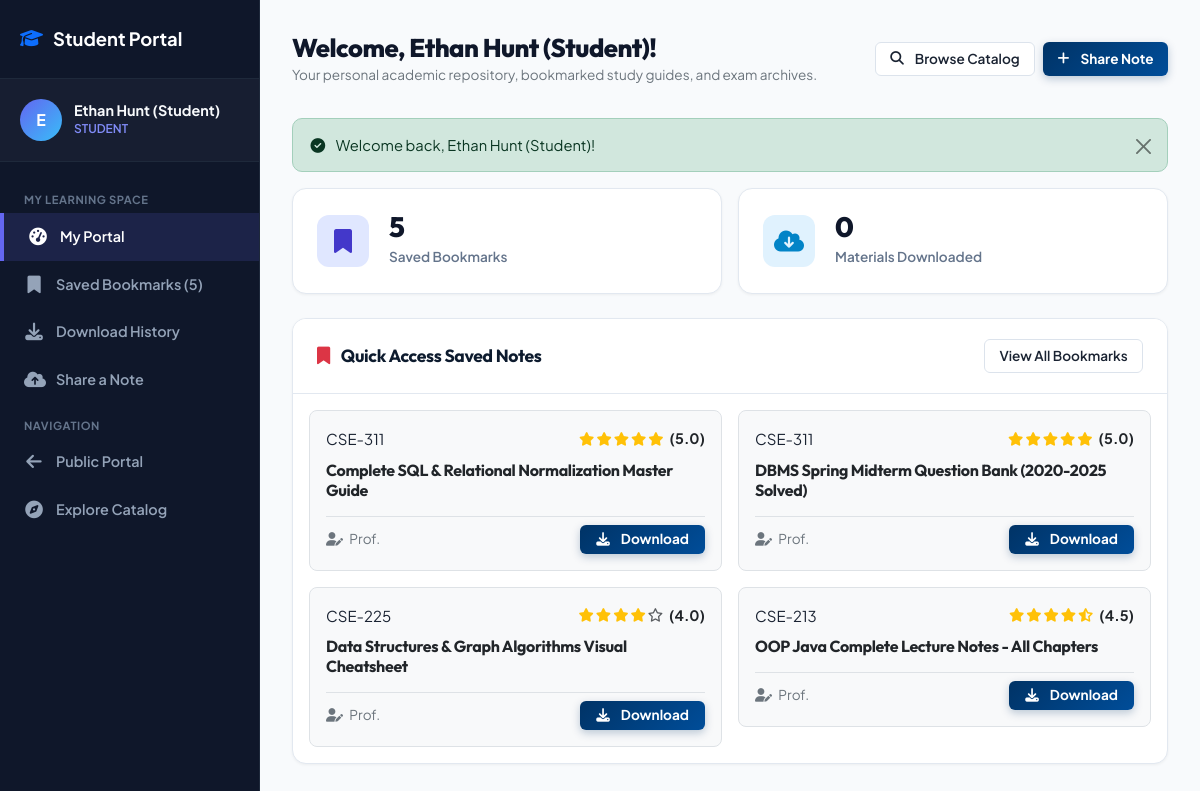
Page /student/index.php (signed in) on the committed database.
### tables this page shows
CREATE TABLE `resources` (
    `resource_id` INT AUTO_INCREMENT PRIMARY KEY,
    `title` VARCHAR(255) NOT NULL,
    `description` TEXT,
    `course_id` INT NOT NULL,
    `category_id` INT NOT NULL,
    `uploaded_by` INT NOT NULL,
    `file_path` VARCHAR(255) NOT NULL,
    `file_name` VARCHAR(255) NOT NULL,
    `file_size` BIGINT UNSIGNED DEFAULT 0,  
    `file_type` VARCHAR(50) NOT NULL,       
    `download_count` INT UNSIGNED DEFAULT 0,
    `view_count` INT UNSIGNED DEFAULT 0,
    `avg_rating` DECIMAL(3,2) DEFAULT 0.00,
    `rating_count` INT UNSIGNED DEFAULT 0,
    `status` ENUM('pending', 'approved', 'rejected') DEFAULT 'approved',
    `moderated_by` INT NULL,
    `moderation_notes` TEXT NULL,
    `created_at` TIMESTAMP DEFAULT CURRENT_TIMESTAMP,
    `updated_at` TIMESTAMP DEFAULT CURRENT_TIMESTAMP ON UPDATE CURRENT_TIMESTAMP,
    INDEX `idx_resources_course` (`course_id`),
    INDEX `idx_resources_category` (`category_id`),
    INDEX `idx_resources_status` (`status`),
    CONSTRAINT `fk_resources_course` FOREIGN KEY (`course_id`) REFERENCES `courses` (`course_id`) ON UPDATE CASCADE ON DELETE CASCADE,
    CONSTRAINT `fk_resources_category` FOREIGN KEY (`category_id`) REFERENCES `categories` (`category_id`) ON UPDATE CASCADE ON DELETE RESTRICT,
    CONSTRAINT `fk_resources_user` FOREIGN KEY (`uploaded_by`) REFERENCES `users` (`user_id`) ON UPDATE CASCADE ON DELETE CASCADE,
    CONSTRAINT `fk_resources_moderator` FOREIGN KEY (`moderated_by`) REFERENCES `users` (`user_id`) ON UPDATE CASCADE ON DELETE SET NULL
);

CREATE TABLE `courses` (
    `course_id` INT AUTO_INCREMENT PRIMARY KEY,
    `dept_id` INT NOT NULL,
    `semester_id` INT NOT NULL,
    `course_code` VARCHAR(30) NOT NULL UNIQUE,
    `course_title` VARCHAR(200) NOT NULL,
    `credit_hours` DECIMAL(3,1) DEFAULT 3.0,
    `syllabus_summary` TEXT NULL,
    `created_at` TIMESTAMP DEFAULT CURRENT_TIMESTAMP,
    CONSTRAINT `fk_courses_dept` FOREIGN KEY (`dept_id`) REFERENCES `departments` (`dept_id`) ON UPDATE CASCADE ON DELETE CASCADE,
    CONSTRAINT `fk_courses_semester` FOREIGN KEY (`semester_id`) REFERENCES `semesters` (`semester_id`) ON UPDATE CASCADE ON DELETE CASCADE
);

CREATE TABLE `users` (
    `user_id` INT AUTO_INCREMENT PRIMARY KEY,
    `role_id` INT NOT NULL,
    `dept_id` INT NULL,
    `full_name` VARCHAR(120) NOT NULL,
    `email` VARCHAR(150) NOT NULL UNIQUE,
    `password_hash` VARCHAR(255) NOT NULL,
    `reset_token` VARCHAR(64) NULL UNIQUE,
    `reset_token_expires_at` TIMESTAMP NULL,
    `academic_id` VARCHAR(50) NULL,  
    `phone` VARCHAR(30) NULL,
    `bio` TEXT NULL,
    `avatar` VARCHAR(255) DEFAULT 'default_avatar.png',
    `status` ENUM('active', 'inactive', 'suspended') DEFAULT 'active',
    `created_at` TIMESTAMP DEFAULT CURRENT_TIMESTAMP,
    `updated_at` TIMESTAMP DEFAULT CURRENT_TIMESTAMP ON UPDATE CURRENT_TIMESTAMP,
    CONSTRAINT `fk_users_role` FOREIGN KEY (`role_id`) REFERENCES `roles` (`role_id`) ON UPDATE CASCADE ON DELETE RESTRICT,
    CONSTRAINT `fk_users_dept` FOREIGN KEY (`dept_id`) REFERENCES `departments` (`dept_id`) ON UPDATE CASCADE ON DELETE SET NULL
);

### includes/auth_middleware.php (called while the page is built, shortened)
<?php
function isLoggedIn() {
    return isset($_SESSION['user_id']) && !empty($_SESSION['user_id']);
}
function getCurrentUser() {
    return [
        'id' => $_SESSION['user_id'],
        'name' => $_SESSION['full_name'] ?? 'User',
        'email' => $_SESSION['email'] ?? '',
        'role_id' => $_SESSION['role_id'] ?? 4,
        'role_name' => $_SESSION['role_name'] ?? 'student',
        'dept_id' => $_SESSION['dept_id'] ?? null,
        'avatar' => $_SESSION['avatar'] ?? 'default_avatar.png'
    ];
}

### student/index.php (the view, shortened to what this page needs)
<?php
require_once __DIR__ . '/../includes/header.php';
require_once __DIR__ . '/../includes/auth_middleware.php';
$pdo = Database::getConnection();
$userId = $currentUser['id'];
$bmCount = $pdo->prepare("SELECT COUNT(*) FROM `bookmarks` WHERE `user_id` = ?");
$bmCount->execute([$userId]);
$totalBookmarks = $bmCount->fetchColumn();
$dlCount = $pdo->prepare("SELECT COUNT(*) FROM `download_logs` WHERE `user_id` = ?");
$dlCount->execute([$userId]);
$totalDownloads = $dlCount->fetchColumn();
$bookmarks = $pdo->prepare("SELECT r.*, c.course_code, d.dept_code, cat.name AS category_name, u.full_name AS author_name
                            FROM `bookmarks` bm
                            JOIN `resources` r ON bm.resource_id = r.resource_id
                            JOIN `courses` c ON r.course_id = c.course_id
                            JOIN `departments` d ON c.dept_id = d.dept_id
                            JOIN `categories` cat ON r.category_id = cat.category_id
                            JOIN `users` u ON r.uploaded_by = u.user_id
                            WHERE bm.user_id = ?
                            ORDER BY bm.created_at DESC LIMIT 4");
$bookmarks->execute([$userId]);
$savedNotes = $bookmarks->fetchAll();
?>
<div class="dashboard-wrapper">
    <aside class="sidebar">
        <div class="sidebar-header">
            <a href="<?= BASE_URL ?>/student/index.php" class="sidebar-brand"><i class="fa-solid fa-graduation-cap text-primary"></i> Student Portal</a>
        </div>
        <div class="sidebar-user">
            <div class="user-avatar-circle"><?= strtoupper(substr($currentUser['name'], 0, 1)) ?></div>
            <div class="user-info-text">
                <div class="user-name"><?= htmlspecialchars($currentUser['name']) ?></div>
                <div class="user-role">Student</div>
            </div>
        </div>
        <ul class="sidebar-nav">
            <li class="sidebar-heading">My Learning Space</li>
            <li><a href="<?= BASE_URL ?>/student/index.php" class="sidebar-link active"><i class="fa-solid fa-gauge-high"></i> My Portal</a></li>
            <li><a href="<?= BASE_URL ?>/student/bookmarks.php" class="sidebar-link"><i class="fa-solid fa-bookmark"></i> Saved Bookmarks (<?= $totalBookmarks ?>)</a></li>
            <li><a href="<?= BASE_URL ?>/student/my_downloads.php" class="sidebar-link"><i class="fa-solid fa-download"></i> Download History</a></li>
            <li><a href="<?= BASE_URL ?>/faculty/upload.php" class="sidebar-link"><i class="fa-solid fa-cloud-arrow-up"></i> Share a Note</a></li>
            <li class="sidebar-heading">Navigation</li>
            <li><a href="<?= BASE_URL ?>/index.php" class="sidebar-link"><i class="fa-solid fa-arrow-left"></i> Public Portal</a></li>
            <li><a href="<?= BASE_URL ?>/explore.php" class="sidebar-link"><i class="fa-solid fa-compass"></i> Explore Catalog</a></li>
        </ul>
    </aside>
    <main class="dashboard-content">
        <div class="dashboard-header">
            <div>
                <h1 class="dashboard-title">Welcome, <?= htmlspecialchars($currentUser['name']) ?>!</h1>
                <p class="text-secondary small mb-0">Your personal academic repository, bookmarked study guides, and exam archives.</p>
            </div>
            <div class="d-flex gap-2">
                <a href="<?= BASE_URL ?>/explore.php" class="btn btn-outline-custom btn-sm">
                    <i class="fa-solid fa-magnifying-glass me-1"></i> Browse Catalog
                </a>
                <a href="<?= BASE_URL ?>/faculty/upload.php" class="btn btn-primary-custom btn-sm">
                    <i class="fa-solid fa-plus me-1"></i> Share Note
                </a>
            </div>
        </div>
        <?php displayFlash(); ?>
        <div class="row g-3 mb-4">
            <div class="col-md-6">
                <div class="stat-card">
                    <div class="stat-icon primary"><i class="fa-solid fa-bookmark"></i></div>
                    <div class="stat-info">
                        <div class="stat-value"><?= number_format($totalBookmarks) ?></div>
                        <div class="stat-label">Saved Bookmarks</div>
                    </div>
                </div>
            </div>
            <div class="col-md-6">
                <div class="stat-card">
                    <div class="stat-icon info"><i class="fa-solid fa-cloud-arrow-down"></i></div>
                    <div class="stat-info">
                        <div class="stat-value"><?= number_format($totalDownloads) ?></div>
                        <div class="stat-label">Materials Downloaded</div>
                    </div>
                </div>
            </div>
        </div>
        <div class="data-card">
            <div class="data-card-header">
                <h5><i class="fa-solid fa-bookmark text-danger me-2"></i> Quick Access Saved Notes</h5>
                <a href="<?= BASE_URL ?>/student/bookmarks.php" class="btn btn-outline-custom btn-sm">View All Bookmarks</a>
            </div>
            <div class="p-3">
                <?php if (empty($savedNotes)): ?>
                    <div class="text-center py-5 text-muted">
                        <i class="fa-regular fa-bookmark text-secondary fs-1 mb-2 d-block"></i>
                        You haven't bookmarked any study materials yet.
                        <div class="mt-2"><a href="<?= BASE_URL ?>/explore.php" class="btn btn-primary-custom btn-sm">Explore Notes</a></div>
                    </div>
                <?php else: ?>
                    <div class="row g-3">
                        <?php foreach ($savedNotes as $note): ?>
                            <div class="col-md-6">
                                <div class="p-3 border rounded-3 bg-light hover-shadow transition">
                                    <div class="d-flex justify-content-between align-items-start mb-2">
                                        <span class="course-badge"><?= htmlspecialchars($note['course_code']) ?></span>
                                        <div class="small text-warning"><?= renderStarRating($note['avg_rating']) ?></div>
                                    </div>
                                    <h6 class="font-weight-bold mb-1">
                                        <a href="<?= BASE_URL ?>/resource_details.php?id=<?= $note['resource_id'] ?>" class="text-decoration-none text-dark">
                                            <?= htmlspecialchars($note['title']) ?>
                                        </a>
                                    </h6>
                                    <div class="d-flex justify-content-between align-items-center mt-3 pt-2 border-top text-secondary small">
                                        <span><i class="fa-solid fa-user-pen me-1"></i> <?= htmlspecialchars(explode(' ', $note['author_name'])[0]) ?></span>
                                        <a href="<?= BASE_URL ?>/actions/download_action.php?id=<?= $note['resource_id'] ?>" class="btn btn-primary-custom btn-sm py-1 px-3">
                                            <i class="fa-solid fa-download me-1"></i> Download
                                        </a>
                                    </div>
                                </div>
                            </div>
                        <?php endforeach; ?>
                    </div>
                <?php endif; ?>
            </div>
        </div>
    </main>
</div>
</body>
</html>

### includes/helpers.php (shortened to what this page needs)
<?php
function displayFlash() {
    if (isset($_SESSION['flash'])) {
        $flash = $_SESSION['flash'];
        $icon = 'fa-info-circle';
        if ($flash['type'] === 'success') $icon = 'fa-check-circle';
        echo '<div class="alert alert-' . htmlspecialchars($flash['type']) . ' alert-dismissible fade show" role="alert">
                <i class="fa-solid ' . $icon . ' me-2"></i> ' . htmlspecialchars($flash['message']) . '
                <button type="button" class="btn-close" data-bs-dismiss="alert" aria-label="Close"></button>
              </div>';
    }
}
function renderStarRating($rating, $maxStars = 5) {
    $html = '<div class="star-rating d-inline-flex align-items-center" title="' . number_format($rating, 1) . ' out of ' . $maxStars . '">';
    for ($i = 1; $i <= $maxStars; $i++) {
        if ($rating >= $i) {
            $html .= '<i class="fa-solid fa-star text-warning"></i>';
        } elseif ($rating >= ($i - 0.5)) {
            $html .= '<i class="fa-solid fa-star-half-stroke text-warning"></i>';
        } else {
            $html .= '<i class="fa-regular fa-star text-muted"></i>';
        }
    }
    $html .= ' <span class="ms-1 fw-bold text-dark font-sm">(' . number_format($rating, 1) . ')</span>';
    $html .= '</div>';
    return $html;
}

### assets/css/style.css (style rules this page uses)
:root { --primary: #003366; --primary-light: #004d99; --primary-dark: #002244; --primary-subtle: #e8f0fb; --primary-mid: #1a5276; --accent: #1a7f37; --accent-light: #28a745; --accent-subtle: #e9f7ef; --gold: #c9a227; --gold-light: #f5d06a; --success: #198754; --success-light: #d1e7dd; --danger: #dc3545; --danger-light: #f8d7da; --warning: #fd7e14; --info: #0d6efd; --dark: #0d1b2e; --dark-surface: #152338; --text-primary: #1a2332; --text-secondary: #4a5568; --text-muted: #718096; --bg-main: #f5f7fa; --bg-card: #ffffff; --border-color: #dce3ec; --border-subtle: #edf2f7; --shadow-sm: 0 1px 4px rgba(0,51,102,0.08); --shadow-md: 0 4px 12px rgba(0,51,102,0.1); --shadow-lg: 0 12px 28px rgba(0,51,102,0.12); --shadow-xl: 0 20px 40px rgba(0,51,102,0.15); --radius-sm: 6px; --radius-md: 10px; --radius-lg: 16px; --radius-xl: 24px; --radius-full: 9999px; --transition: all 0.22s cubic-bezier(0.4, 0, 0.2, 1); }
*, *::before, *::after { box-sizing: border-box; }
html { scroll-behavior: smooth; }
body { font-family: 'Plus Jakarta Sans', -apple-system, BlinkMacSystemFont, "Segoe UI", sans-serif; background-color: var(--bg-main); color: var(--text-primary); font-size: 15px; line-height: 1.65; min-height: 100vh; display: flex; flex-direction: column; -webkit-font-smoothing: antialiased; }
h1 { font-size: 2.6rem; }
h5 { font-size: 1.1rem; }
h6 { font-size: 1rem; }
h1, h2, h3, h4, h5, h6 { font-family: 'Outfit', 'Plus Jakarta Sans', sans-serif; font-weight: 700; color: var(--dark); letter-spacing: -0.02em; line-height: 1.25; }
p { font-size: 0.975rem; }
small, .small { font-size: 0.85rem; }
.font-sm { font-size: 0.9rem; }
a { transition: var(--transition); }
.user-avatar-circle { width: 32px; height: 32px; min-width: 32px; border-radius: 50%; background: linear-gradient(135deg, var(--primary), var(--accent)); color: white; display: inline-flex; align-items: center; justify-content: center; font-weight: 800; font-size: 0.85rem; line-height: 1; flex-shrink: 0; }
.btn-primary-custom { background: linear-gradient(135deg, var(--primary), var(--primary-light)); border: none; color: white !important; font-weight: 700; font-size: 0.92rem; padding: 0.55rem 1.3rem; border-radius: var(--radius-md); transition: var(--transition); display: inline-flex; align-items: center; gap: 7px; box-shadow: 0 3px 8px rgba(0,51,102,0.25); text-decoration: none; cursor: pointer; font-family: inherit; }
.btn-outline-custom { border: 1.5px solid var(--border-color); background: white; color: var(--text-primary) !important; font-weight: 600; font-size: 0.9rem; padding: 0.5rem 1.2rem; border-radius: var(--radius-md); transition: var(--transition); display: inline-flex; align-items: center; gap: 7px; text-decoration: none; cursor: pointer; font-family: inherit; }
.btn-sm.btn-primary-custom, .btn-sm.btn-outline-custom { padding: 0.38rem 0.9rem; font-size: 0.85rem; border-radius: var(--radius-sm); }
.star-rating { display: inline-flex; align-items: center; gap: 2px; }
.alert { font-size: 0.92rem; border-radius: var(--radius-md); padding: 0.85rem 1.1rem; }

### rows in the picture
resources: course.course_code "CSE-311", avg_rating "5.0", title "Complete SQL & Relational Normalization Master Guide", uploaded_by.full_name "Prof."
resources: course.course_code "CSE-311", avg_rating "5.0", title "DBMS Spring Midterm Question Bank (2020-2025 Solved)", uploaded_by.full_name "Prof."
resources: course.course_code "CSE-225", avg_rating "4.0", title "Data Structures & Graph Algorithms Visual Cheatsheet", uploaded_by.full_name "Prof."
resources: course.course_code "CSE-213", avg_rating "4.5", title "OOP Java Complete Lecture Notes - All Chapters", uploaded_by.full_name "Prof."

### other values in the picture
substr($currentUser['name'], 0, 1) "E"
$currentUser['name'] "Ethan Hunt (Student)"
$totalBookmarks "5"
$flash['message'] "Welcome back, Ethan Hunt (Student)!"
$totalDownloads "0"
